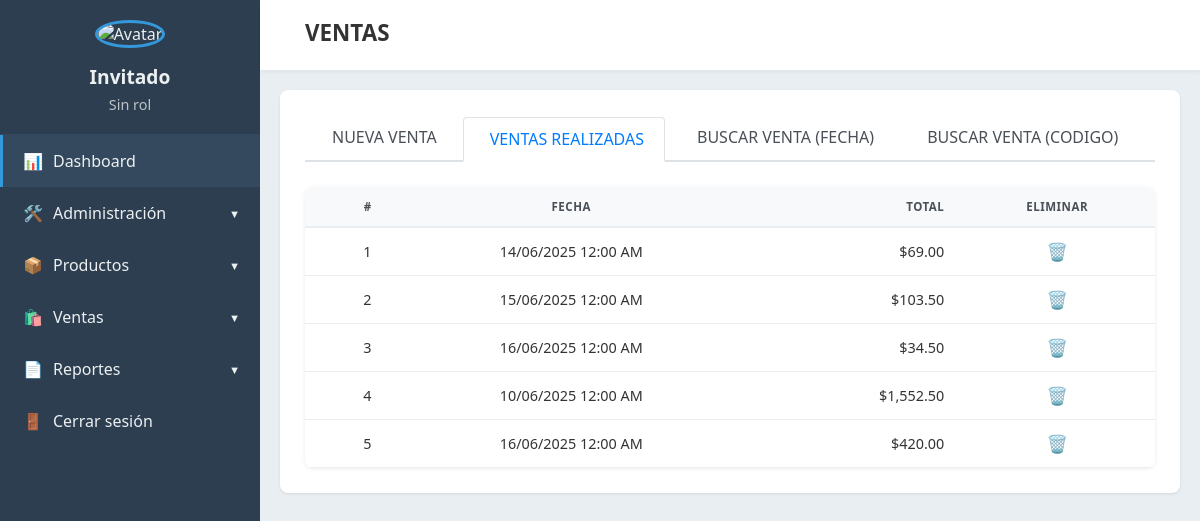
Page /ventasRealizadas.php on the committed database.
### tables this page shows
CREATE TABLE `ventas` (
  `id_venta` int(11) NOT NULL,
  `id_cliente` int(11) DEFAULT NULL,
  `id_usuario` int(11) DEFAULT NULL,
  `fecha_venta` datetime DEFAULT current_timestamp(),
  `subtotal` decimal(10,2) DEFAULT 0.00,
  `iva` decimal(10,2) DEFAULT 0.00,
  `descuento_porcentaje` decimal(5,2) DEFAULT 0.00,
  `total` decimal(10,2) DEFAULT 0.00,
  `tipo_pago` varchar(50) DEFAULT NULL,
  `total_pagado` decimal(10,2) DEFAULT 0.00,
  `cambio` decimal(10,2) DEFAULT 0.00
);

### ventasRealizadas.php (the view, shortened to what this page needs)
<?php
include 'conexionbd.php';
?>
<!DOCTYPE html>
<html lang="es">
<head>
    <link rel="stylesheet" href="styles.css">
</head>
<body>
    <div class="container">
        <?php
include 'sidebar.php';
?>
        <main class="main-content">
            <header class="top-bar">
                <div class="dashboard-title">
                    <h1>VENTAS</h1>
                </div>
            </header>
            <div class="page-content nueva-venta-layout">
                <div class="venta-main-column">
                    <nav class="page-tabs venta-tabs">
                        <ul>
                            <li><a href="nuevaVenta.php"><span class="icon"></span> NUEVA VENTA</a></li>
                            <li><a href="ventasRealizadas.php" class="tab-active"><span class="icon"></span> VENTAS REALIZADAS</a></li>
                            <li><a href="buscarXFecha.php"><span class="icon"></span> BUSCAR VENTA (FECHA)</a></li>
                            <li><a href="buscarXCodigo.php"><span class="icon"></span> BUSCAR VENTA (CODIGO)</a></li>
                        </ul>
                    </nav>
                    <div class="table-container">
                    <table class="data-table">
                        <thead>
                            <tr>
                                <th>#</th>
                                <th>FECHA</th>
                                <th>TOTAL</th>
                                <th>ELIMINAR</th>
                            </tr>
                        </thead>
                        <tbody>
                            <?php
                            $sql = "SELECT * FROM ventas";
                            $resultado = $conexion->query($sql);
                            if ($resultado && $resultado->num_rows > 0) {
                                while($venta = $resultado->fetch_assoc()) {
                                    ?>
                                    <tr>
                                        <td><?php echo htmlspecialchars($venta['id_venta']); ?></td>
                                        <td><?php echo date("d/m/Y h:i A", strtotime($venta['fecha_venta'])); ?></td>
                                        <td class="total-amount">$<?php echo number_format($venta['total'], 2); ?></td>
                                        <td>
                                            <a href="eliminarVenta.php?id=<?php echo $venta['id_venta']; ?>" class="action-icon action-delete" title="Eliminar" onclick="return confirm('¿Estás seguro de que deseas eliminar esta venta? Esta acción no se puede deshacer.');">🗑️</a>
                                        </td>
                                    </tr>
                                    <?php
                                }
                            } else {
                                echo '<tr><td colspan="5">No hay ventas realizadas registradas.</td></tr>';
                            }
                            ?>
                        </tbody>
                    </table>
            </div>
        </main>
    </div>
</body>
</html>

### sidebar.php (shortened to what this page needs)
<?php
$usuario = $_SESSION['usuario'] ?? 'Invitado';
$rol = $_SESSION['rol'] ?? 'Sin rol';
?>
<aside class="sidebar">
    <div class="sidebar-header">
        <img src="" alt="Avatar" class="avatar">
        <h2><?php echo htmlspecialchars($usuario); ?></h2>
        <p><?php echo htmlspecialchars($rol); ?></p>
    </div>
    <nav class="sidebar-nav">
        <ul>
            <li class="active"><a href="dashboard.php"><span class="icon">📊</span> Dashboard</a></li>
            <li class="has-submenu">
                <a href="#"><span class="icon">🛠️</span> Administración</a>
            </li>
            <li class="has-submenu">
                <a href="#"><span class="icon">📦</span> Productos</a>
            </li>
            <li class="has-submenu">
                <a href="#"><span class="icon">🛍️</span> Ventas</a>
            </li>
            <li class="has-submenu">
                <a href="#"><span class="icon">📄</span> Reportes</a>
            </li>
            <li>
                <a href="logout.php"><span class="icon">🚪</span> Cerrar sesión</a>
            </li>
        </ul>
    </nav>
</aside>

### styles.css (style rules this page uses)
body { font-family: 'Segoe UI', Tahoma, Geneva, Verdana, sans-serif; margin: 0; background-color: #f0f2f5; color: #333; display: flex; min-height: 100vh; }
.container { display: flex; width: 100%; }
.icon { margin-right: 10px; }
.sidebar { width: 260px; background-color: #2c3e50; color: #ecf0f1; display: flex; flex-direction: column; min-height: 100vh; }
.sidebar-header { padding: 20px; text-align: center; border-bottom: 1px solid #34495e; }
.avatar { width: 80px; height: 80px; border-radius: 50%; margin-bottom: 10px; border: 3px solid #3498db; }
.sidebar-header h2 { margin: 5px 0; font-size: 1.2em; }
.sidebar-header p { margin: 0; font-size: 0.9em; color: #bdc3c7; }
.sidebar-nav ul { list-style: none; padding: 0; margin: 0; }
.sidebar-nav li a { display: flex; align-items: center; padding: 15px 20px; color: #ecf0f1; text-decoration: none; border-left: 3px solid transparent; transition: background-color 0.3s ease, border-left-color 0.3s ease; }
.sidebar-nav li a:hover, .sidebar-nav li.active a { background-color: #34495e; border-left-color: #3498db; }
.sidebar-nav li.has-submenu > a::after { content: '▼'; margin-left: auto; font-size: 0.7em; transition: transform 0.3s ease; }
.main-content { flex-grow: 1; display: flex; flex-direction: column; background-color: #e9eef2; }
.top-bar { background-color: #ffffff; padding: 15px 25px; display: flex; align-items: center; justify-content: space-between; box-shadow: 0 2px 4px rgba(0, 0, 0, 0.05); height: 70px; box-sizing: border-box; }
.dashboard-title { flex-grow: 1; margin-left: 20px; }
.dashboard-title h1 { margin: 0 0 5px 0; font-size: 1.4em; color: #333; font-weight: 600; }
.page-content { padding: 25px; background-color: #fff; margin: 20px; border-radius: 8px; box-shadow: 0 1px 3px rgba(0,0,0,0.1); }
.page-tabs ul { list-style: none; padding: 0; margin: 0 0 25px 0; display: flex; border-bottom: 2px solid #dee2e6; }
.page-tabs li { margin-right: 5px; }
.page-tabs li a { display: inline-block; padding: 10px 20px; text-decoration: none; color: #495057; border: 1px solid transparent; border-bottom: none; border-radius: 4px 4px 0 0; font-weight: 500; transition: background-color 0.2s ease, color 0.2s ease; }
.page-tabs li a.tab-active { color: #007bff; border-color: #dee2e6 #dee2e6 #fff; border-bottom: 2px solid #fff; background-color: #fff; position: relative; top: 2px; }
.nueva-venta-layout { display: flex; gap: 20px; align-items: flex-start; }
.venta-main-column { flex: 3; }
.table-container { width: 100%; overflow-x: auto; background-color: #fff; border-radius: 8px; box-shadow: 0 1px 4px rgba(0,0,0,0.08); }
.data-table { width: 100%; border-collapse: collapse; font-size: 0.9em; }
.data-table th, .data-table td { padding: 12px 15px; text-align: left; vertical-align: middle; border-bottom: 1px solid #e9eef2; }
.data-table thead th { background-color: #f8f9fa; font-weight: 600; color: #495057; border-bottom-width: 2px; text-transform: uppercase; font-size: 0.8em; letter-spacing: 0.5px; }
.data-table td:has(.action-icon) { text-align: center; }
.action-icon { display: inline-block; text-decoration: none; font-size: 1.2em; margin: 0 5px; transition: transform 0.2s ease; }
.action-delete { color: #dc3545; }
.data-table th:nth-child(1), .data-table td:nth-child(1), .data-table th:nth-child(3), .data-table td:nth-child(3) { text-align: right; }
.data-table td, .data-table th { text-align: center; vertical-align: middle; }
.action-icon { text-decoration: none; font-size: 1.2em; }

### rows in the picture
ventas: id_venta "1", fecha_venta "14/06/2025 12:00 AM", total "69.00"
ventas: id_venta "2", fecha_venta "15/06/2025 12:00 AM", total "103.50"
ventas: id_venta "3", fecha_venta "16/06/2025 12:00 AM", total "34.50"
ventas: id_venta "4", fecha_venta "10/06/2025 12:00 AM", total "1,552.50"
ventas: id_venta "5", fecha_venta "16/06/2025 12:00 AM", total "420.00"

### other values in the picture
$usuario "Invitado"
$rol "Sin rol"
